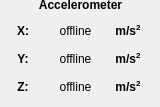
    <widget class="QWidget" name="ACC_tab">
     <attribute name="title">
      <string>ACC</string>
     </attribute>
     <widget class="QLabel" name="ACC_label">
      <property name="geometry">
       <rect>
        <x>10</x>
        <y>-10</y>
        <width>141</width>
        <height>31</height>
       </rect>
      </property>
      <property name="text">
       <string>&lt;html&gt;&lt;head/&gt;&lt;body&gt;&lt;p align=&quot;center&quot;&gt;&lt;span style=&quot; font-weight:600;&quot;&gt;Accelerometer&lt;/span&gt;&lt;/p&gt;&lt;/body&gt;&lt;/html&gt;</string>
      </property>
     </widget>
     <widget class="QWidget" name="horizontalLayoutWidget">
      <property name="geometry">
       <rect>
        <x>0</x>
        <y>20</y>
        <width>151</width>
        <height>78</height>
       </rect>
      </property>
      <layout class="QHBoxLayout" name="horizontalLayout">
       <item>
        <layout class="QVBoxLayout" name="verticalLayout_4">
         <item>
          <widget class="QLabel" name="ACC_X_label">
           <property name="text">
            <string>&lt;html&gt;&lt;head/&gt;&lt;body&gt;&lt;p align=&quot;center&quot;&gt;&lt;span style=&quot; font-weight:600;&quot;&gt;X:&lt;/span&gt;&lt;/p&gt;&lt;/body&gt;&lt;/html&gt;</string>
           </property>
           <property name="alignment">
            <set>Qt::AlignCenter</set>
           </property>
          </widget>
         </item>
         <item>
          <widget class="QLabel" name="ACC_Y_label">
           <property name="text">
            <string>&lt;html&gt;&lt;head/&gt;&lt;body&gt;&lt;p align=&quot;center&quot;&gt;&lt;span style=&quot; font-weight:600;&quot;&gt;Y:&lt;/span&gt;&lt;/p&gt;&lt;/body&gt;&lt;/html&gt;</string>
           </property>
           <property name="alignment">
            <set>Qt::AlignCenter</set>
           </property>
          </widget>
         </item>
         <item>
          <widget class="QLabel" name="ACC_Z_label">
           <property name="text">
            <string>&lt;html&gt;&lt;head/&gt;&lt;body&gt;&lt;p align=&quot;center&quot;&gt;&lt;span style=&quot; font-weight:600;&quot;&gt;Z:&lt;/span&gt;&lt;/p&gt;&lt;/body&gt;&lt;/html&gt;</string>
           </property>
           <property name="alignment">
            <set>Qt::AlignCenter</set>
           </property>
          </widget>
         </item>
        </layout>
       </item>
       <item>
        <layout class="QVBoxLayout" name="verticalLayout_5">
         <item>
          <widget class="QLabel" name="ACC_X_text_label">
           <property name="text">
            <string>offline</string>
           </property>
           <property name="alignment">
            <set>Qt::AlignCenter</set>
           </property>
          </widget>
         </item>
         <item>
          <widget class="QLabel" name="ACC_Y_text_label">
           <property name="text">
            <string>offline</string>
           </property>
           <property name="alignment">
            <set>Qt::AlignCenter</set>
           </property>
          </widget>
         </item>
         <item>
          <widget class="QLabel" name="ACC_Z_text_label">
           <property name="text">
            <string>offline</string>
           </property>
           <property name="alignment">
            <set>Qt::AlignCenter</set>
           </property>
          </widget>
         </item>
        </layout>
       </item>
       <item>
        <layout class="QVBoxLayout" name="verticalLayout_7">
         <item>
          <widget class="QLabel" name="ACC_X_Unit_label">
           <property name="text">
            <string>&lt;html&gt;&lt;head/&gt;&lt;body&gt;&lt;p&gt;&lt;span style=&quot; font-weight:600;&quot;&gt;m/s&lt;/span&gt;&lt;span style=&quot; font-weight:600; vertical-align:super;&quot;&gt;2&lt;/span&gt;&lt;/p&gt;&lt;/body&gt;&lt;/html&gt;</string>
           </property>
           <property name="alignment">
            <set>Qt::AlignCenter</set>
           </property>
          </widget>
         </item>
         <item>
          <widget class="QLabel" name="ACC_Y_Unit_label">
           <property name="text">
            <string>&lt;html&gt;&lt;head/&gt;&lt;body&gt;&lt;p&gt;&lt;span style=&quot; font-weight:600;&quot;&gt;m/s&lt;/span&gt;&lt;span style=&quot; font-weight:600; vertical-align:super;&quot;&gt;2&lt;/span&gt;&lt;/p&gt;&lt;/body&gt;&lt;/html&gt;</string>
           </property>
           <property name="alignment">
            <set>Qt::AlignCenter</set>
           </property>
          </widget>
         </item>
         <item>
          <widget class="QLabel" name="ACC_Z_Unit_label">
           <property name="text">
            <string>&lt;html&gt;&lt;head/&gt;&lt;body&gt;&lt;p&gt;&lt;span style=&quot; font-weight:600;&quot;&gt;m/s&lt;/span&gt;&lt;span style=&quot; font-weight:600; vertical-align:super;&quot;&gt;2&lt;/span&gt;&lt;/p&gt;&lt;/body&gt;&lt;/html&gt;</string>
           </property>
           <property name="alignment">
            <set>Qt::AlignCenter</set>
           </property>
          </widget>
         </item>
        </layout>
       </item>
      </layout>
     </widget>
    </widget>
